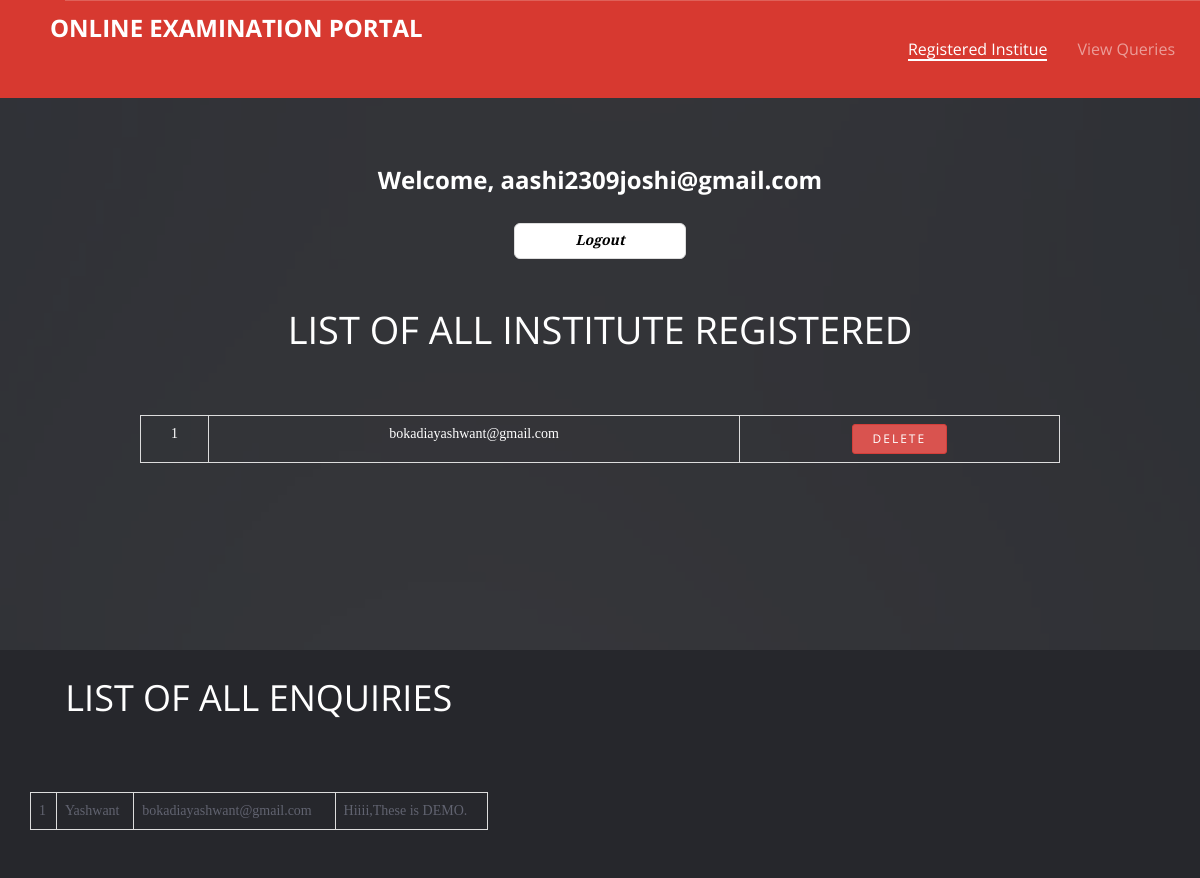
The app's page /adminpanel.php (signed in) with its own data.
### tables this page shows
CREATE TABLE `institute` (
  `institute` text NOT NULL,
  `email` varchar(50) NOT NULL,
  `password` varchar(100) NOT NULL,
  `phone` bigint(10) NOT NULL
);

CREATE TABLE `enquiry` (
  `Name` text NOT NULL,
  `email` varchar(50) NOT NULL,
  `message` varchar(1000) NOT NULL
);

### adminpanel.php (the view, shortened to what this page needs)
<!DOCTYPE html>
 <html class="no-js">
	<head>
	<link rel="stylesheet" href="css/animate.css">
	<link rel="stylesheet" href="css/icomoon.css">
	<link rel="stylesheet" href="css/simple-line-icons.css">
	<link rel="stylesheet" href="css/bootstrap.css">
	<link rel="stylesheet" href="css/owl.carousel.min.css">
	<link rel="stylesheet" href="css/owl.theme.default.min.css">
	<link rel="stylesheet" href="css/style.css">
	</head>
	<body>
	<header role="banner" id="fh5co-header">
		<nav class="navbar navbar-default">
			<div class="container">
				<div class="navbar-header">
					<a class="navbar-brand" href=""><span>Online Examination Portal</span></a>
				</div>
				<div id="navbar" class="navbar-collapse collapse">
					<ul class="nav navbar-nav navbar-right">
						<li><a class="pager" href="" data-nav-section="home"><span>Registered Institue</span></a></li>
						<li><a class="pager" href="" data-nav-section="about"><span>View Queries</span></a></li>
					</ul>
				</div>
			</div>
		</nav>
	</header>
	<section id="fh5co-home" data-section="home" style="background-image: url(images/full_image_3.jpg);" data-stellar-background-ratio="0.5">
		<div class="overlay"></div>
		<div class="container">
			<div class="text-wrap">
				<div class="text-inner">
						<div class="col-md-10 col-md-offset-1 to-animate">
							<h3  align="center"><b>Welcome, <?php echo $_SESSION["username"]; ?></b></h3>
							<div><ul class="pager">
    						<li><a class="jumbotron p" href="logout.php"><i><b style="color: black;
    						">Logout</b></i></a></li>
  								</ul>
  							</div>
							<div class="call-to-action">
								<div  style="border:px solid black; align:center; margin:0px auto;">
									<table class="table table-bordered"  align="left">
										<h1  align="center">LIST OF ALL INSTITUTE REGISTERED</h1><br>
										<?php
											include('db.php');
											$query="SELECT * FROM `institute`";
											$result=$conn->query($query);
											$no=mysqli_num_rows($result);
											for ($i=0;$i<$no;$i++)
											{
												$j=$i+1;
												$row = mysqli_fetch_array( $result );
												$email=$row['email'];
												echo "<tr><td>$j</td><td>$email</td><td><form action='deleteinstitute.php' method='post' align='center'>
												<input type='hidden' value='".$email."'name='email'>
												<button type='submit' class='btn btn-danger btn-sm'>Delete</button>
												</form>
							 					</td></tr><br>";
							 				}
										?>
									</table>
								</div>
							</div>
						</div>
					</div>
				</div>
			</div>
	</section>
	<section id="fh5co-about" data-section="about">
		<div class="container">
			<div class="row">
				<div class="col-md-5">
					<h1  align="center">LIST OF ALL ENQUIRIES</h1><br>
					<div  style="border:px solid black; align:center; margin:0px auto;">
						<table class="table table-bordered"  align="center">
							<?php
								require('db.php');
								$query="SELECT * FROM `enquiry`";
								$result=$conn->query($query);
								$no=mysqli_num_rows($result);
									for ($i=0;$i<$no;$i++)
										{
											$j=$i+1;
											$row = mysqli_fetch_array( $result );
											$email=$row['email'];
											$name=$row['Name'];
											$message=$row['message'];
											echo "<tr><td>$j</td><td>$name</td><td>$email</td><td>$message</td></tr><br>";
							 			}
							?>
						</table>
					</div>
				</div>
			</div>
		</div>
	</section>
	</body>
</html>

### css/style.css (style rules this page uses)
body { font-family: "Prata", serif; font-weight: 300; font-size: 14px; line-height: 1.6; color: #616370; background: #26272c; height: 100%; position: relative; }
a { color: #d73930; -webkit-transition: 0.5s; -o-transition: 0.5s; transition: 0.5s; }
h1, h2, h3, h4, h5, h6 { color: #fff; font-family: "Open Sans", Arial, sans-serif; font-weight: 400; margin: 0 0 30px 0; }
#fh5co-header { position: absolute; z-index: 99; width: 100%; opacity: 1; top: 0; }
#fh5co-header .navbar { padding-bottom: 0; margin-bottom: 0; }
#fh5co-header #navbar.navbar-collapse { border-top: 1px solid rgba(255, 255, 255, 0.2); }
#fh5co-header #navbar .navbar-right { margin-right: 0; }
#fh5co-header #navbar li a { font-family: "Open Sans", Arial, sans-serif; color: rgba(255, 255, 255, 0.5); position: relative; font-size: 16px; font-weight: 400; }
#fh5co-header #navbar li a span { position: relative; display: block; padding-bottom: 2px; }
#fh5co-header #navbar li a span:before { content: ""; position: absolute; width: 100%; height: 2px; bottom: 0; left: 0; background-color: rgba(255, 255, 255, 0.5); visibility: hidden; -webkit-transform: scaleX(0); -moz-transform: scaleX(0); -ms-transform: scaleX(0); -o-transform: scaleX(0); transform: scaleX(0); -webkit-transition: all 0.3s ease-in-out 0s; -moz-transition: all 0.3s ease-in-out 0s; -ms-transition: all 0.3s ease-in-out 0s; -o-transition: all 0.3s ease-in-out 0s; transition: all 0.3s ease-in-out 0s; }
#fh5co-header #navbar li.active a { background: transparent; background: none; color: #fff; }
#fh5co-header #navbar li.active a span:before { visibility: visible; -webkit-transform: scaleX(1); transform: scaleX(1); background-color: #fff; }
#fh5co-header .navbar-brand { float: left; display: block; font-size: 24px; font-weight: 700; padding-left: 0; color: #fff; text-transform: uppercase; font-family: "Open Sans", Arial, sans-serif; }
#fh5co-header .navbar-default { border: transparent; background: #1a1b1e; background: #d73930; margin: 0; padding-left: 50px; padding-right: 50px; -webkit-border-radius: 0px; -moz-border-radius: 0px; -ms-border-radius: 0px; border-radius: 0px; }
#fh5co-home { background-color: transparent; background-size: cover; background-attachment: fixed; position: relative; width: 100%; color: #fff; }
#fh5co-home a { color: rgba(255, 255, 255, 0.8) !important; text-decoration: underline; }
#fh5co-home .overlay { position: absolute; top: 0; bottom: 0; left: 0; right: 0; z-index: 2; width: 100%; background: rgba(38, 39, 44, 0.9); }
#fh5co-home, #fh5co-home .text-wrap { height: 650px; }
#fh5co-home .text-wrap { display: table; width: 100%; position: relative; z-index: 4; }
#fh5co-home .text-inner { display: table-cell; vertical-align: middle; text-align: center; }
#fh5co-home .text-inner h1 { font-size: 38px; text-transform: uppercase; color: white; margin: 0 0 20px 0; font-weight: 400; }
#fh5co-home .text-inner .call-to-action { display: block; width: 100%; }
#fh5co-services, #fh5co-testimony, #fh5co-about, #fh5co-explore, #fh5co-faq, #fh5co-team, #fh5co-trusted, #fh5co-footer { padding: 5em 0; }
#fh5co-about { padding: 2em 0; }
.btn { -webkit-transition: 0.3s; -o-transition: 0.3s; transition: 0.3s; font-family: "Open Sans", Arial, sans-serif !important; }
.btn { text-transform: uppercase; letter-spacing: 2px; -webkit-transition: 0.3s; -o-transition: 0.3s; transition: 0.3s; }
.js .to-animate, .js .to-animate-2, .js .to-animate-3, .js .single-animate { opacity: 0; }

### records on screen
institute: j "1", email "bokadiayashwant@gmail.com"
enquiry: j "1", Name "Yashwant", email "bokadiayashwant@gmail.com", message "Hiiii,These is DEMO."

### other values on screen
$_SESSION["username"] "aashi2309joshi@gmail.com"
